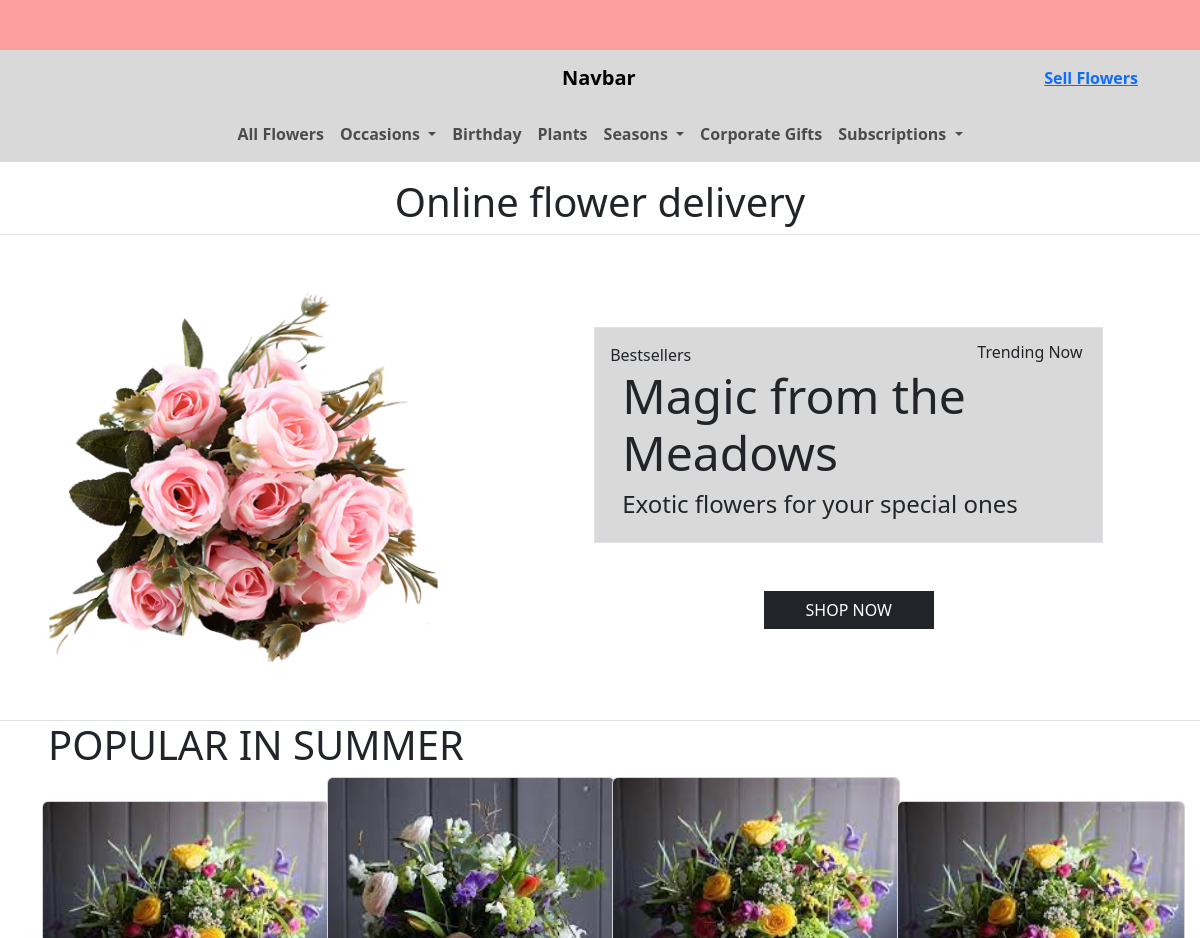
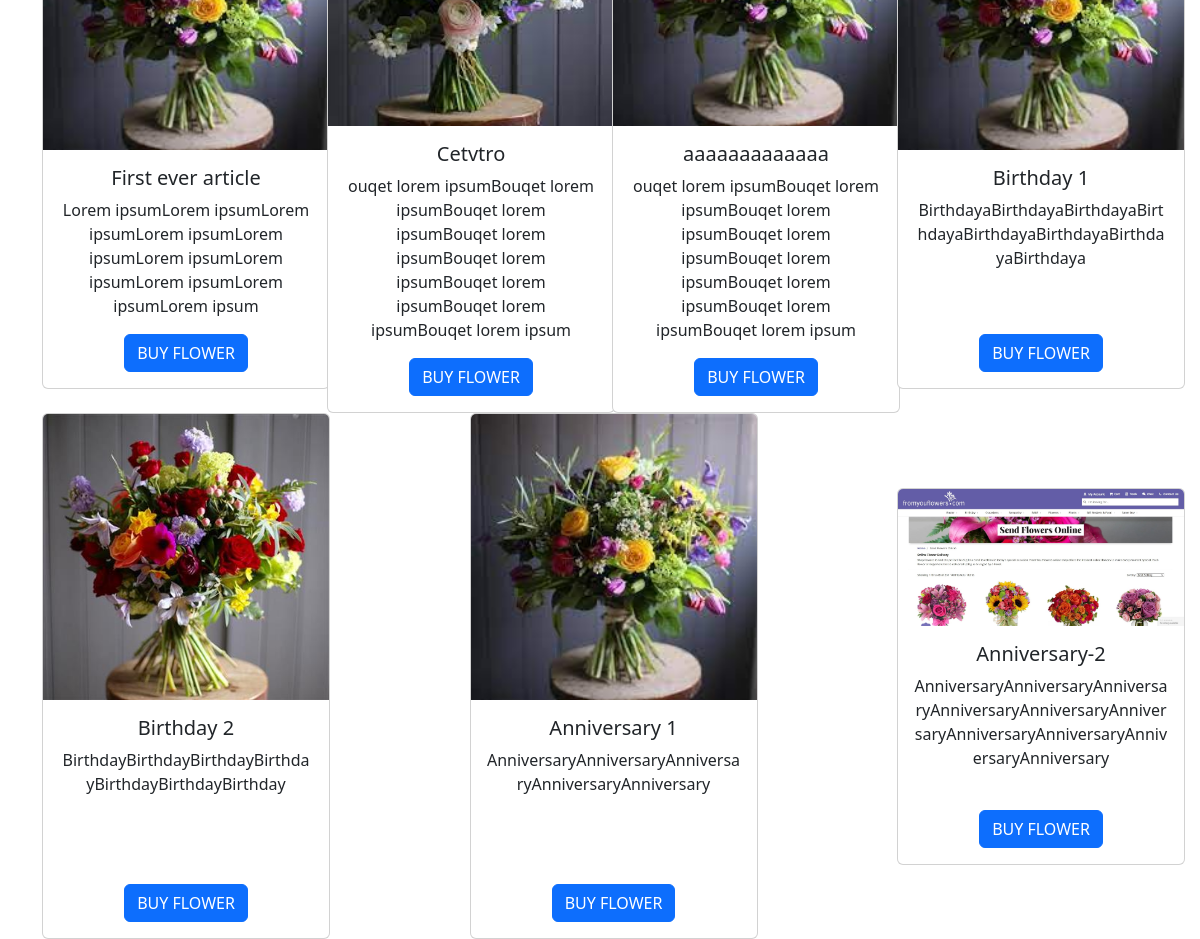
The page / on the database its author committed (2 pictures, top to bottom).
### articles/models.py (models this page shows, shortened)
class Article(models.Model):
    occasions = (
        ('birthday', u'birthday'),
        ('anniversary', u'anniversary'),
        ('sympathy', u'sympathy'),
        ('graduation', u'graduation'),
        ('getwell', u'getwell'),
    )
    types = (
        ('1', u'bouqet'),
        ('2', u'plant'),
        ('2', u'flower'),
    )
    title = models.CharField(max_length=50)
    slug = models.SlugField()
    body = models.TextField()
    date = models.DateTimeField(auto_now_add=True)
    thumb = models.ImageField(default='default.jpg', blank=True)
    author = models.ForeignKey(User, on_delete=models.CASCADE, default=None)
    occasion = models.CharField(max_length=32, choices=occasions, null=True, blank=True)
    type = models.CharField(max_length=32, choices=types, null=True, blank=True)
    price = models.IntegerField(default=0,
        validators=[
            MinValueValidator(0),  # Optional: Specify minimum allowed value
            MaxValueValidator(999),  # Optional: Specify maximum allowed value
        ]
    )

### lab3/views.py (the view)
# urls.py: path('', views.home, name="home"),
def home(request):
    articles = Article.objects.filter(author__username="bojan")
    return render(request, 'home.html', {'articles': articles})

### templates/home.html
{% extends 'base_layout.html' %}
{% block content %}
<section class="slider">
      <h1 class="display-6 text-center mt-3">Online flower delivery</h1>
      <div class="container-fluid p-0 m-0 ">
        <div class="row border align-items-center">
          <div class="col-lg-5 me-5">
            <img src="/media/slider-flower.jpeg" id="slider-flower" class="img-fluid" alt="slider-flower">
          </div>
          <div class="col-lg-5 ms-5" >
            <div class="row justify-content-between border" id="meadows">
              <p class="col-2 m-0 p-0">Bestsellers</p>
              <h6 class=" m-0 p-0" id="trending">Trending Now</h6>
              <h1 class="display-5">Magic from the Meadows</h1>
              <h4>Exotic flowers for your special ones</h4>
            </div>
              <div class="row justify-content-center mt-5">
                <a href="#products" class="btn btn-dark rounded-0 col-4">SHOP NOW</a>
              </div>
            </div>
        </div>
      </div>
</section>
<section class="products" id="products">
  <h1 class="ms-5">POPULAR IN SUMMER</h1>
  <div class="container-lg">
      <div class="row justify-content-between align-items-center">
          {% for article in articles %}
            {% if article.author.username == 'bojan' %}
             <div class="col-3" type="{{article.author.username}}" >
                 <div class="card" style="width: 18rem;">
                     <img src="{{article.thumb.url}}" class="card-img-top" alt="...">
                     <div class="card-body text-center">
                         <h5 class="card-title">{{article.title}}</h5>
                         <p class="card-text text-height">{{article.body}}</p>
                         <a href="{% url 'articles:detail' slug=article.slug %}" class="btn btn-primary">BUY FLOWER</a>
                     </div>
                 </div>
            </div>
            {% endif %}
          {% endfor %}
      </div>
  </div>
</section>
{% endblock %}

### templates/base_layout.html (shortened to what this page needs)
{% load static %}
<!doctype html>
<html lang="en">
<head>
    <link rel="stylesheet" href="{%static 'styles.css'%}">
    <link rel="stylesheet" href="https://cdn.jsdelivr.net/npm/bootstrap@5.3.0/dist/css/bootstrap.min.css">
</head>
<body>
<div class="wrapper">
    <div class="space">
    </div>
    <nav class="navbar navbar-expand-lg  fw-bold">
      <div class="container col-6">
      <a class="navbar-brand" href="{% url 'home' %}">Navbar</a>
      <div class="collapse navbar-collapse justify-content-end " id="navbarNav">
         <ul class="navbar-nav">
            {% if user.is_authenticated %}
            <li class="nav-item">
                <form class="logout-link" action="{% url 'accounts:logout' %}" method="post">
                    {% csrf_token %}
                    <button type="submit">Logout</button>
                </form>
            </li>
            <li><a href="{% url 'articles:create' %}">New Article</a></li>
            {% else %}
             <li class="nav-item">
                <a href="{% url 'accounts:signup' %}">Sell Flowers</a>
            </li>
            {% endif %}
        </ul>
      </div>
      </div>
    </nav>
    <nav class="navbar navbar-expand-lg  fw-bold">
        <div class="container-fluid justify-content-center">
          <div class="justify-content-center " id="navbarNavDropdown">
            <ul class="navbar-nav ">
                <li class="nav-item dropdown ">
                     <li class="nav-item">
                    <a class="nav-link" href="{% url 'articles:list' %}">All Flowers</a>
                </li>
                </li>
                <li class="nav-item dropdown">
                    <a class="nav-link dropdown-toggle" href="#" role="button" data-bs-toggle="dropdown" aria-expanded="false">
                      Occasions
                    </a>
                </li>
                <li class="nav-item">
                    <a class="nav-link" href="#">Birthday</a>
                </li>
                <li class="nav-item">
                    <a class="nav-link" href="#">Plants</a>
                </li>
                <li class="nav-item dropdown">
                    <a class="nav-link dropdown-toggle" href="#" role="button" data-bs-toggle="dropdown" aria-expanded="false">
                      Seasons
                    </a>
                </li>
                <li class="nav-item">
                    <a class="nav-link" href="#">Corporate Gifts</a>
                </li>
                <li class="nav-item dropdown">
                    <a class="nav-link dropdown-toggle" href="#" role="button" data-bs-toggle="dropdown" aria-expanded="false">
                      Subscriptions
                    </a>
                </li>
            </ul>
          </div>
        </div>
    </nav>
    {% block content %}
    {% endblock %}
</div>
</body>
</html>

### assets/styles.css (style rules this page uses)
.space { height: 50px; max-width: 100%; background-color: #FD9E9E; }
.navbar { background-color: #D9D9D9; }
#meadows { background-color: #D9D9D9; padding: 15px; }
#trending { width: 110px; }
#slider-flower { scale: 80%; }
.text-height { min-height: 120px; }

### rows shown on the page
Article: thumb (picture), title "First ever article", body "Lorem ipsumLorem ipsumLorem ipsumLorem ipsumLorem ipsumLorem ipsumLorem ipsumLorem ipsumLorem ipsumLorem ipsum"
Article: thumb (picture), title "Cetvtro", body "ouqet lorem ipsumBouqet lorem ipsumBouqet lorem ipsumBouqet lorem ipsumBouqet lorem ipsumBouqet lorem ipsumBouqet lorem ipsumBouqet lorem ipsum"
Article: thumb (picture), title "aaaaaaaaaaaaa", body "ouqet lorem ipsumBouqet lorem ipsumBouqet lorem ipsumBouqet lorem ipsumBouqet lorem ipsumBouqet lorem ipsumBouqet lorem ipsumBouqet lorem ipsum"
Article: thumb (picture), title "Birthday 1", body "BirthdayaBirthdayaBirthdayaBirthdayaBirthdayaBirthdayaBirthdayaBirthdaya"
Article: thumb (picture), title "Birthday 2", body "BirthdayBirthdayBirthdayBirthdayBirthdayBirthdayBirthday"
Article: thumb (picture), title "Anniversary 1", body "AnniversaryAnniversaryAnniversaryAnniversaryAnniversary"
Article: thumb (placeholder picture), title "Anniversary-2", body "AnniversaryAnniversaryAnniversaryAnniversaryAnniversaryAnniversaryAnniversaryAnniversaryAnniversaryAnniversary"
